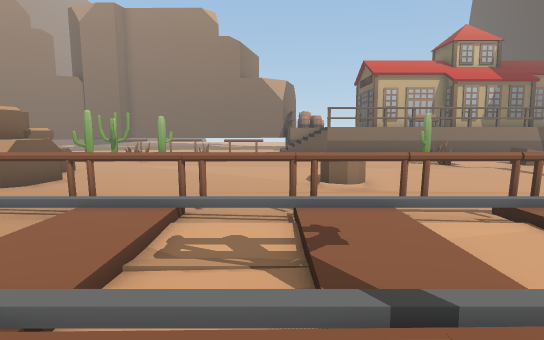
[1] (above)

24 first-person views from a walk through a 3-D level made in the Unity game engine. The camera is 1.3 m above the floor, tilts 6° down and sees 75° across. The floor is counted in squares, 1 m on a side. Each view is taken from the middle of a square. On the plan, view 1 faces up. The plan holds only what a view shows up to about 15 squares ahead; the rest is blank. The place goes on beyond the plan. The player is left out.

[2]
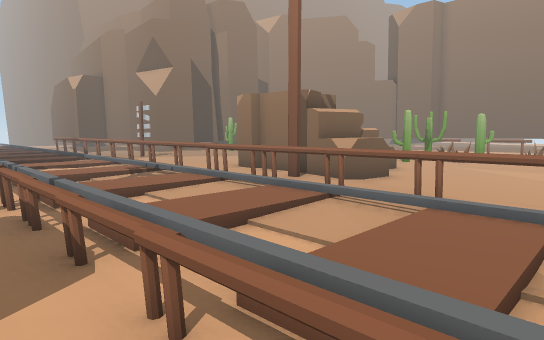

[3]
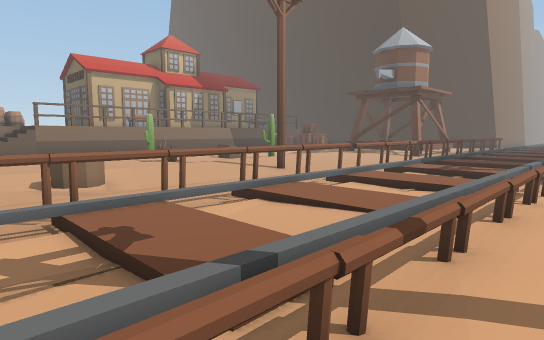

[4]
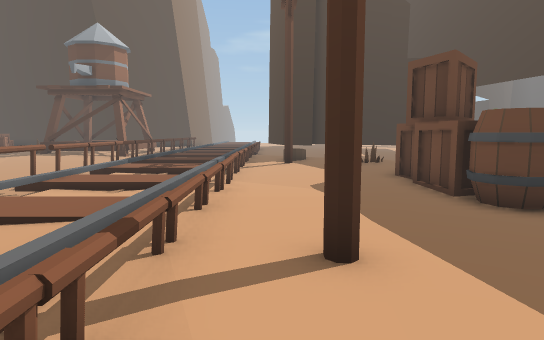

[5]
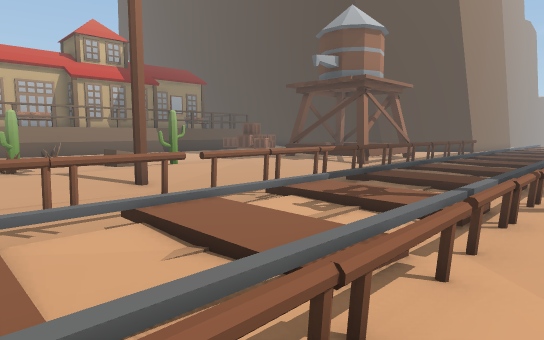

[6]
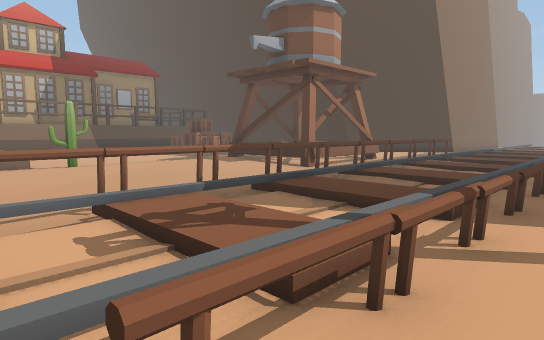

[7]
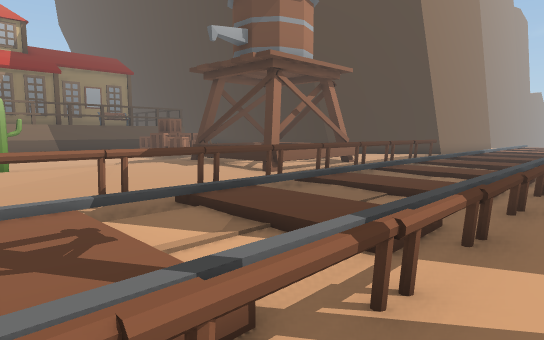

[8]
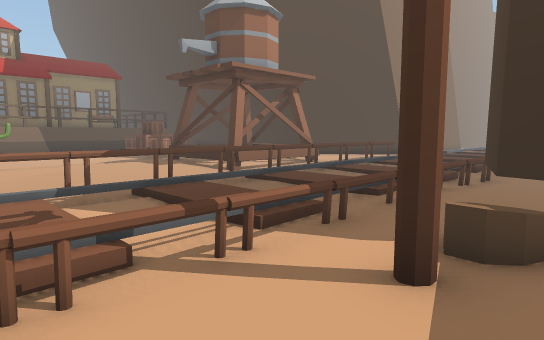

[9]
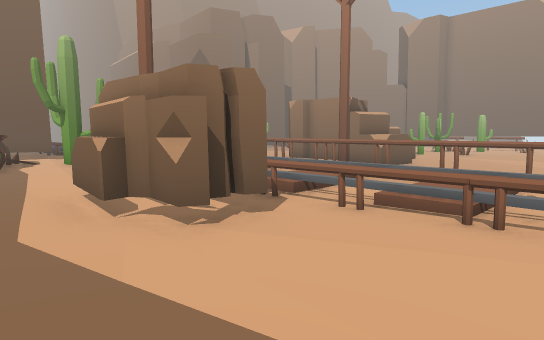

[10]
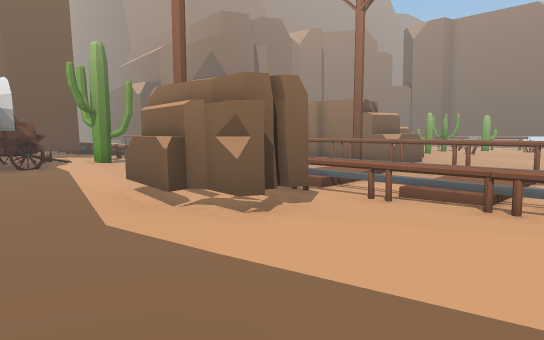

[11]
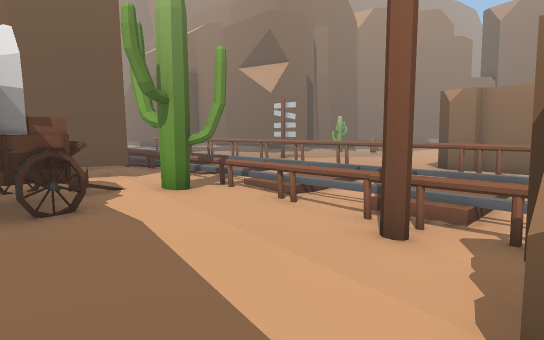

[12]
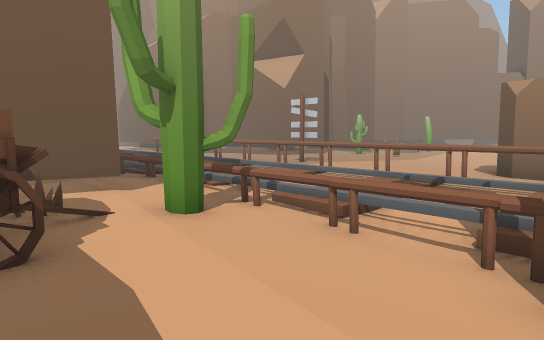

[13]
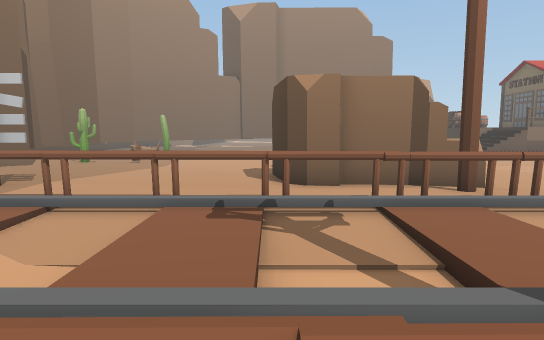

[14]
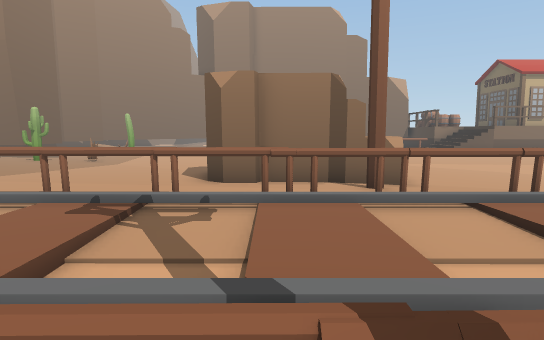

[15]
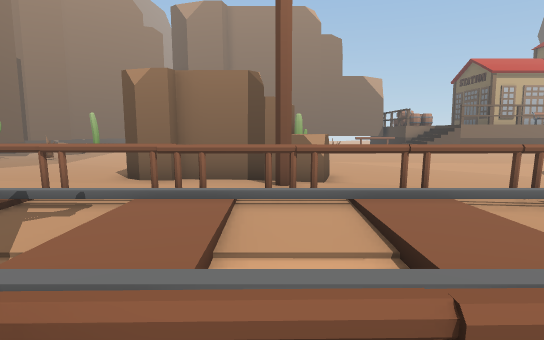

[16]
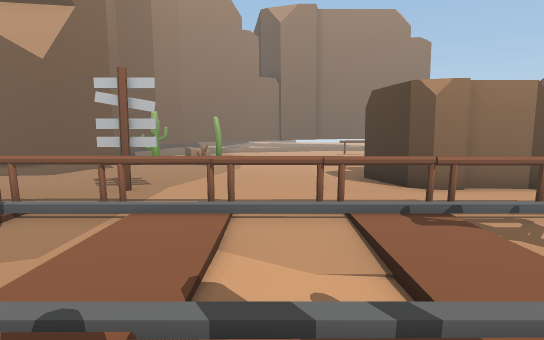

[17]
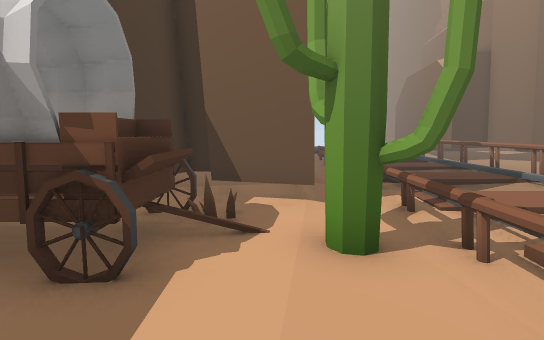

[18]
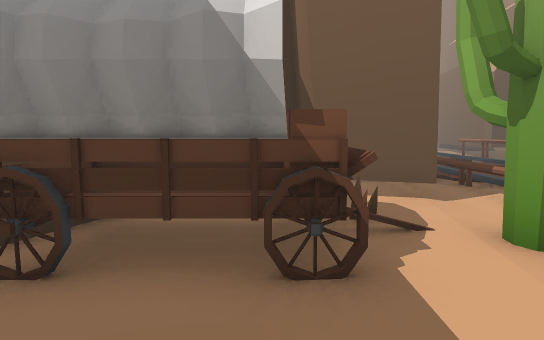

[19]
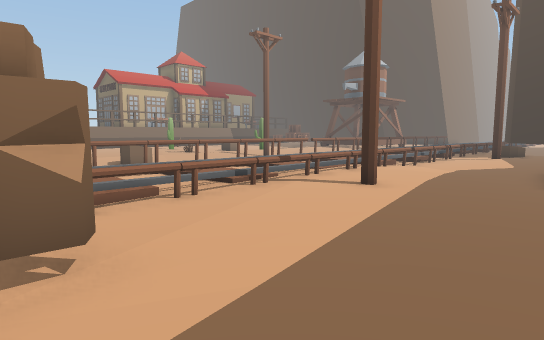

[20]
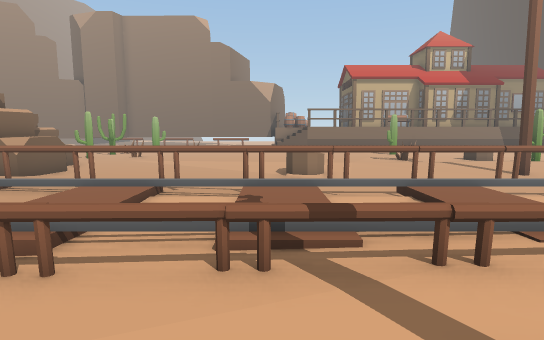

[21]
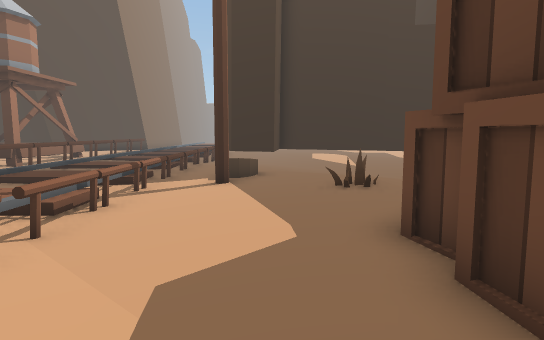

[22]
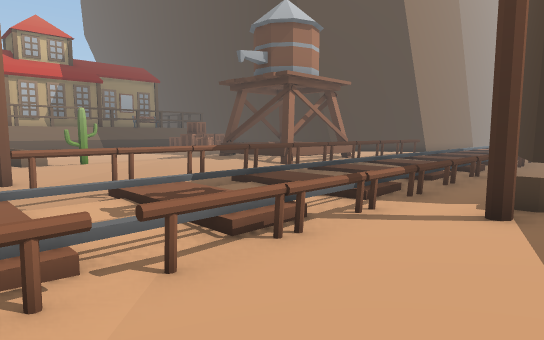

[23]
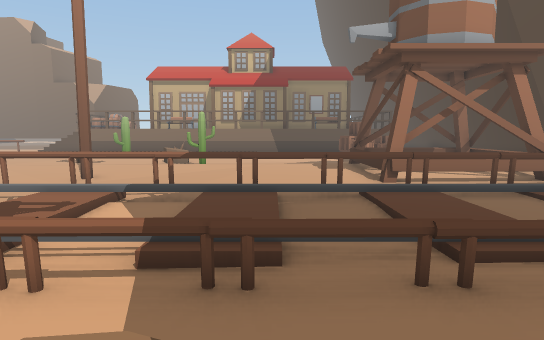

[24]
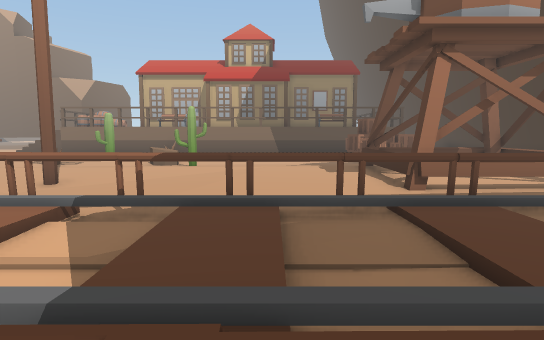

### Floor plan
Key: @ floor where view 1 was taken; # wall or solid block; . main floor; : floor 0.25 m higher than the main floor; - floor 0.25 m lower than the main floor; _ floor 0.5 m lower than the main floor; / step, stairs or slope; = window, fence, low wall or low ledge; ^ raised ledge; O other object.
Columns run from 22 left of view 1 to 28 right of it. Each row starts with its distance up from view 1.
 18                              OO
 17                                   ..--
 16                 O...   ..       .O.---
 15  .O........    .......... ...O........           #
 14 :..........   ........... ........OO......       #
 13 :..........  OOO...--.... ...............=#==##  #
 12  #.........    O...-----///..............##   #  #
 11 ##:.......#   O...------O--//............=#   =
 10 ..........##  OOO.-------___----O--......==   =
  9 ..........O###OO.-------------------.....=##=##
  8 ...##.........O....--------  -----------..=====
  7  O...............   ------------------..
  6 OOOOOOOOOOOOOOOOOOOOOOOOOOOOOOO/OOOOOOOOOOOOOOOOOOO
  5 ././.....././...././....///....///...././..... /.
  4 ././.....././...././...././...././...././..../ /.
  3  /./....../-/.--./-/...././..../-/.--././..../ /.
  2  /////////////////////////////////////////////////
  1   O///OOOOOOOOOOOOOOOOOOOOOOOOOOOOOOOOOOOOOOOOOOOOO
  0       #......O-   O...@.................###
 -1       #........OOOO.....OO..........OO.###
 -2     ###O^O.....OOOO....................###
 -3     ##OO^O............................ ..#
 -4      ###^#...........--....OOOOOO.:O:  .-#
 -5        O^#.      ....--    O  OO O...   -#

Where each view was taken, in squares from view 1:
view 1: 0 up, 0 right, facing up
view 2: 0 up, 1 left, facing up-left
view 3: 0 up, 1 left, facing up-right
view 4: 0 up, 1 left, facing right
view 5: 0 up, 5 right, facing up-right
view 6: 0 up, 9 right, facing up-right
view 7: 0 up, 11 right, facing up-right
view 8: 2 down, 11 right, facing up-right
view 9: 4 down, 0 right, facing up-left
view 10: 5 down, 0 right, facing up-left
view 11: 4 down, 7 left, facing up-left
view 12: 3 down, 9 left, facing up-left
view 13: 0 up, 12 left, facing up
view 14: 0 up, 10 left, facing up
view 15: 0 up, 8 left, facing up
view 16: 0 up, 15 left, facing up
view 17: 1 down, 10 left, facing left
view 18: 3 down, 10 left, facing left
view 19: 5 down, 5 left, facing up-right
view 20: 2 down, 1 right, facing up
view 21: 2 down, 5 right, facing right
view 22: 2 down, 8 right, facing up-right
view 23: 2 down, 16 right, facing up
view 24: 0 up, 16 right, facing up
